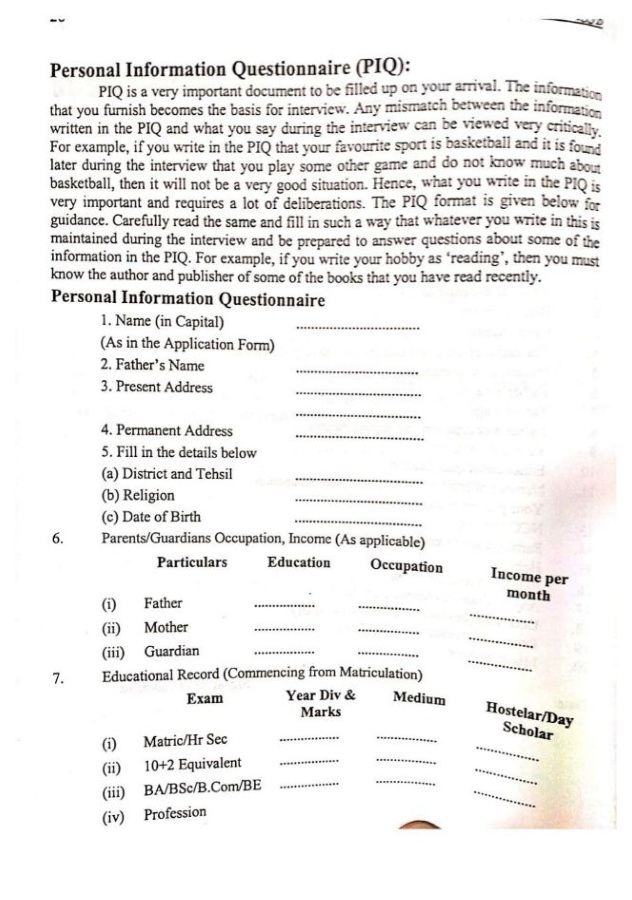
#> input picture book/pages/p-012.jpg, 632 x 900 px
$ python -i make_scanned_pdf.py   (imports and definitions only)
#> lines starting #> are read from the running program, lines starting #| are printed output that depends on the picture; after the words box and inside, x2 and y2 are one past the last pixel; in counts of white or black regions, pixels touching at a corner belong together
#> further down, picture is the input picture: shape (900, 632, 3); mean B, G, R 237.6, 238.6, 239.5
import os, glob, re, json, io, secrets, hashlib, base64, csv, subprocess
from concurrent.futures import ThreadPoolExecutor
import cv2
from PIL import Image
from cryptography.hazmat.primitives.ciphers.aead import AESGCM
# [1 line not run here, left out]
os.environ['OMP_THREAD_LIMIT'] = '1'
DIR = 'issbguide'
out = '/home/user/Asad/pma159/books/' + DIR
# [1 line not run here, left out]
fs = sorted(glob.glob('r/p-*.png'), key=lambda f: int(re.search(r'(\d+)\.png', f).group(1)))
# [1 line not run here, left out]
salt = secrets.token_bytes(16); ITER = 100000
# [1 line that did not run here, left out]
M = 34
import numpy as np
def deskew(im):
    g = cv2.cvtColor(im, cv2.COLOR_BGR2GRAY)
    sm = cv2.resize(g, None, fx=0.35, fy=0.35)
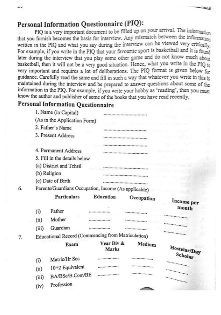
#> sm: shape (315, 221); min 11, max 255, mean 238.7
    bw = (sm < 150).astype(np.uint8) * 255
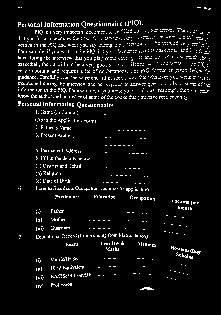
#> bw: shape (315, 221); 5.9% white in thin lines or dots, all inside (x1, y1, x2, y2) = (18, 7, 211, 290)
    best, ba = -1, 0.0
    h, w = bw.shape; c = (w / 2, h / 2)
#> after `h, w = bw.shape`: h = 315; w = 221
#> after `c = (w / 2, h / 2)`: c = (110.5, 157.5)
    for a in np.arange(-4, 4.01, 0.25):
        r = cv2.warpAffine(bw, cv2.getRotationMatrix2D(c, a, 1), (w, h), flags=cv2.INTER_NEAREST)
        sc = np.var(r.sum(axis=1).astype(np.float64))
        if sc > best: best, ba = sc, a
#> this loop made 33 passes
#> (sc, best, ba) on passes 1 to 12: (8571517.2, 8571517.2, -4), (8736257.7, 8736257.7, -3.75), (8934226, 8934226, -3.5), (9164395.8, 9164395.8, -3.25), (9302494.5, 9302494.5, -3), (9507887.7, 9507887.7, -2.75), (9710789.3, 9710789.3, -2.5), (10198397.1, 10198397.1, -2.25), (10657494.3, 10657494.3, -2), (11307108.6, 11307108.6, -1.75), (12152860.2, 12152860.2, -1.5), (13061138.1, 13061138.1, -1.25)
#> sc on passes 17 to 22: 19293014.8, 19293014.8, 16895553.4, 16039902.4, 14930150.2, 13015934.8
#> pass 1, in deskew, `r = cv2.warpAffine(bw, cv2.getRotationMatrix2D(c, a, 1), (w, h), flags..`:
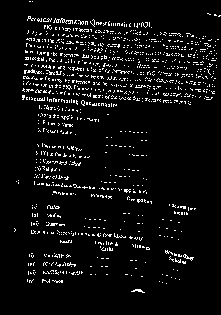
#> r: shape (315, 221); 5.9% white in thin lines or dots, all inside (x1, y1, x2, y2) = (14, 1, 221, 293)
#> pass 2, in deskew, `r = cv2.warpAffine(bw, cv2.getRotationMatrix2D(c, a, 1), (w, h), flags..`:
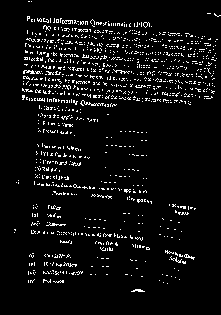
#> r: shape (315, 221); 5.9% white in thin lines or dots, all inside (x1, y1, x2, y2) = (14, 1, 221, 292)
#> pass 3, in deskew, `r = cv2.warpAffine(bw, cv2.getRotationMatrix2D(c, a, 1), (w, h), flags..`:
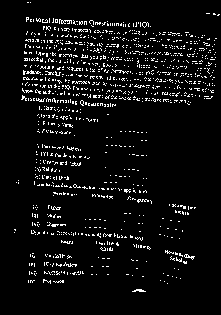
#> r: shape (315, 221); 5.9% white in thin lines or dots, all inside (x1, y1, x2, y2) = (14, 2, 220, 292)
#> after the loop, ba = -0.25; best = 19293014.8
    if abs(ba) < 0.25: return im
    H, W = im.shape[:2]
#> H = 900; W = 632
    return cv2.warpAffine(im, cv2.getRotationMatrix2D((W / 2, H / 2), ba, 1), (W, H), flags=cv2.INTER_CUBIC, borderMode=cv2.BORDER_REPLICATE)
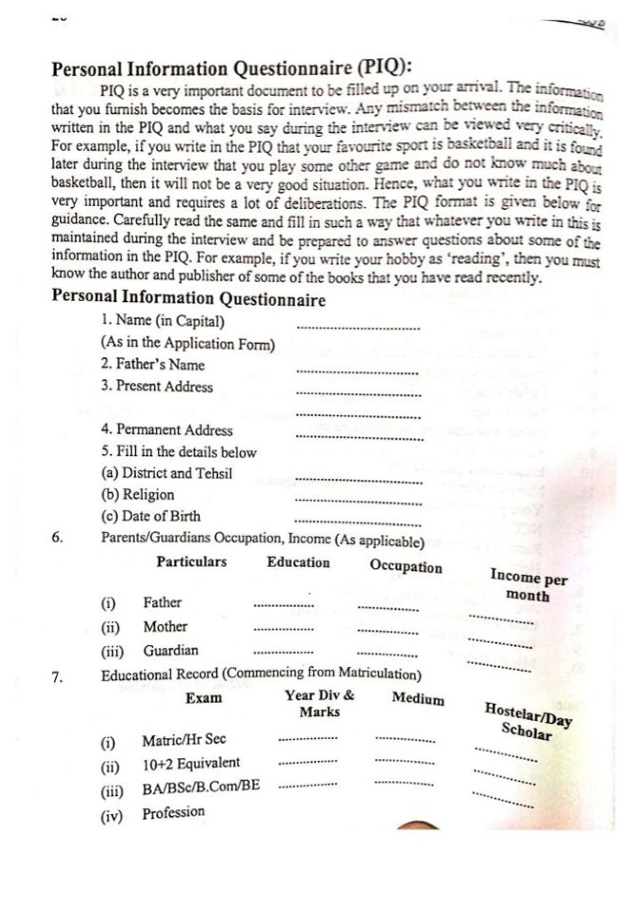
#> returned value: shape (900, 632, 3); mean of channels 0, 1, 2 237.6, 238.6, 239.4; drawn as B, G, R


def one(a):
    i, f = a
    im = cv2.imread(f)
    im = deskew(im)
    im = cv2.copyMakeBorder(im, M, M, M, M, cv2.BORDER_CONSTANT, value=(255, 255, 255)); H, W = im.shape[:2]
    cv2.rectangle(im, (16, 16), (W - 17, H - 17), (30, 74, 46), 5); cv2.rectangle(im, (27, 27), (W - 28, H - 28), (80, 160, 200), 2)
    cv2.imwrite('f/p-%03d.png' % i, im)
    # OCR for search (on the bordered page so coordinates match)
    try:
        t = subprocess.run(['tesseract', 'f/p-%03d.png' % i, 'stdout', '--psm', '3', 'tsv'], capture_output=True, timeout=180).stdout.decode('utf8', 'ignore')
    except Exception:
        t = ''
    ws = []
    for r in csv.DictReader(io.StringIO(t), delimiter='\t', quoting=csv.QUOTE_NONE):
        x = (r.get('text') or '').strip()
        if not x or float(r.get('conf', '-1')) < 40: continue
        l, tp, w, h = [int(r[k]) for k in ('left', 'top', 'width', 'height')]
        ws.append([x, round(l / W, 4), round(tp / H, 4), round(w / W, 4), round(h / H, 4)])
    p = Image.open('f/p-%03d.png' % i).convert('RGB'); p = p.resize((900, round(p.height * 900 / p.width)), Image.LANCZOS)
    b = io.BytesIO(); p.save(b, 'WEBP', quality=66, method=6)
    iv = secrets.token_bytes(12)
    open(out + '/p%03d.bin' % i, 'wb').write(iv + g.encrypt(iv, b.getvalue(), ('%s/%d' % (DIR, i)).encode()))
    return i, ws, p.size


# [2 lines not run here, left out]
# [1 line that did not run here, left out]
# [1 line that did not run here, left out]
# [1 line not run here, left out]
# [1 line that did not run here, left out]
# [2 lines not run here, left out]

>>> import cv2
>>> picture = cv2.imread('../../book/pages/p-012.jpg')
>>> result = deskew(picture)

$ run again, on book/pages/p-023.jpg
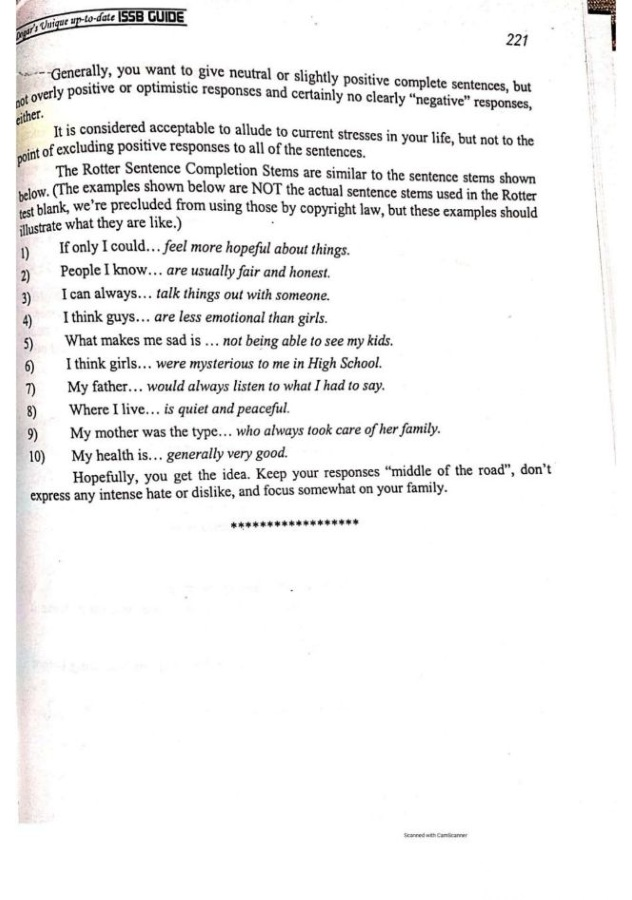
#> input picture book/pages/p-023.jpg, 632 x 900 px
#> picture is the input picture: shape (900, 632, 3); mean B, G, R 241.2, 241.4, 241.8
#> in deskew, `bw = (sm < 150).astype(np.uint8) * 255`:
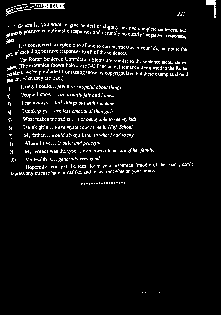
#> bw: shape (315, 221); 5.5% white in thin lines or dots, all inside (x1, y1, x2, y2) = (6, 0, 216, 293)
#> the loop in deskew, `for a in np.arange(-4, 4.01, 0.25):` made 33 passes
#> (sc, best, ba) on passes 1 to 8: (11293329.7, 11293329.7, -4), (11386176.7, 11386176.7, -3.75), (11662378.1, 11662378.1, -3.5), (11914373, 11914373, -3.25), (12630823, 12630823, -3), (13353038.6, 13353038.6, -2.75), (14101454.2, 14101454.2, -2.5), (15439654, 15439654, -2.25)
#> after the loop in deskew, `for a in np.arange(-4, 4.01, 0.25):`: ba = 0.75; best = 21332011.4
#> in deskew, `return cv2.warpAffine(im, cv2.getRotationMatrix2D((W / 2, H / 2), ba, ..`:
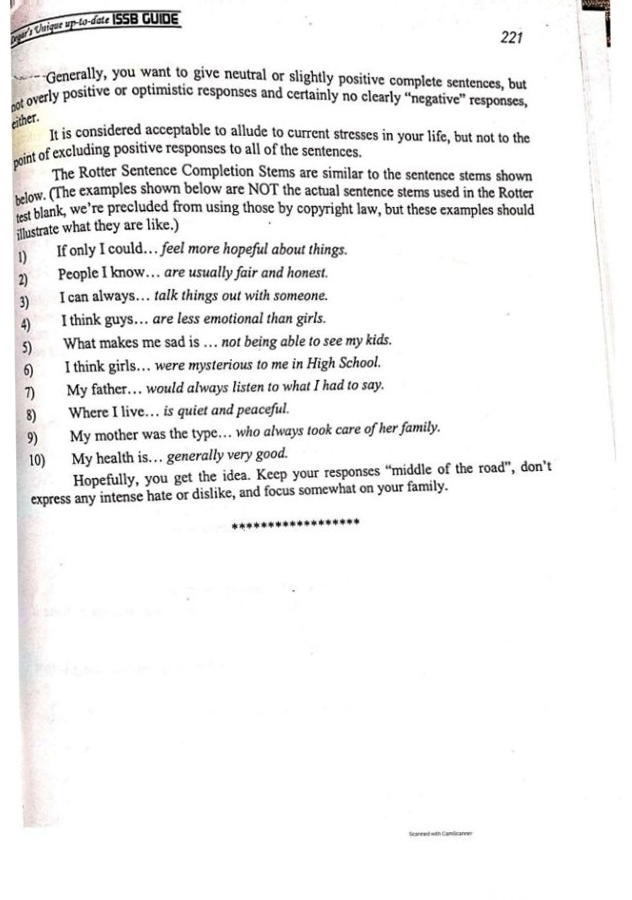
#> returned value: shape (900, 632, 3); mean of channels 0, 1, 2 241.2, 241.4, 241.8; drawn as B, G, R

$ run again, on book/pages/p-024.jpg
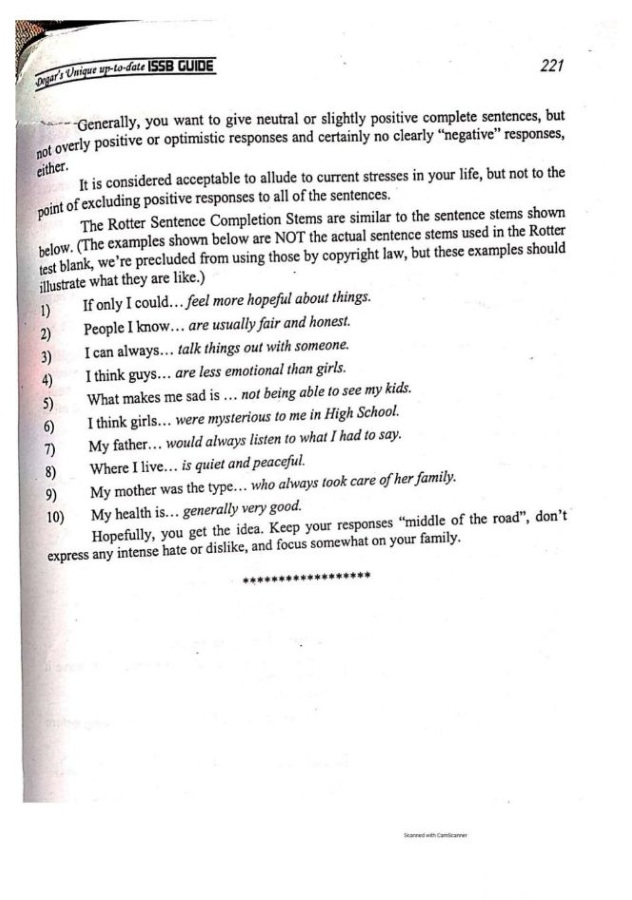
#> input picture book/pages/p-024.jpg, 632 x 900 px
#> picture is the input picture: shape (900, 632, 3); mean B, G, R 239, 239.1, 239.7
#> in deskew, `bw = (sm < 150).astype(np.uint8) * 255`:
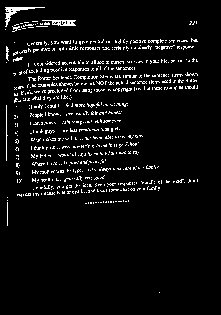
#> bw: shape (315, 221); 5.8% white in thin lines or dots, all inside (x1, y1, x2, y2) = (5, 7, 198, 293)
#> the loop in deskew, `for a in np.arange(-4, 4.01, 0.25):` made 33 passes
#> (sc, best, ba) on passes 1 to 8: (16227779.9, 16227779.9, -4), (16605562.5, 16605562.5, -3.75), (17482884, 17482884, -3.5), (18912891.3, 18912891.3, -3.25), (20358540.1, 20358540.1, -3), (21782273.4, 21782273.4, -2.75), (23577690.8, 23577690.8, -2.5), (24923690.3, 24923690.3, -2.25)
#> after the loop in deskew, `for a in np.arange(-4, 4.01, 0.25):`: ba = -1.75; best = 26661835.9
#> in deskew, `return cv2.warpAffine(im, cv2.getRotationMatrix2D((W / 2, H / 2), ba, ..`:
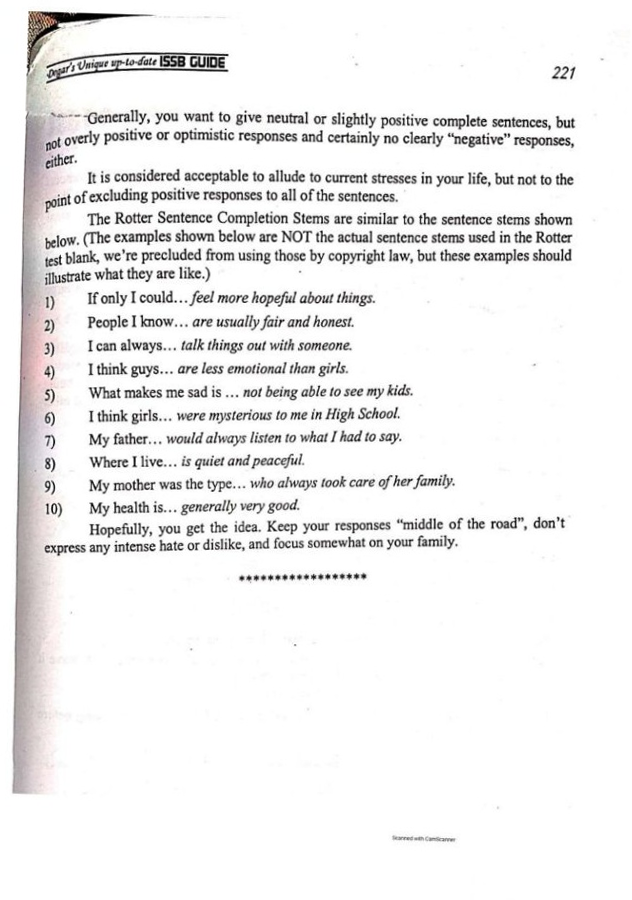
#> returned value: shape (900, 632, 3); mean of channels 0, 1, 2 239, 239, 239.6; drawn as B, G, R

$ run again, on book/pages/p-028.jpg
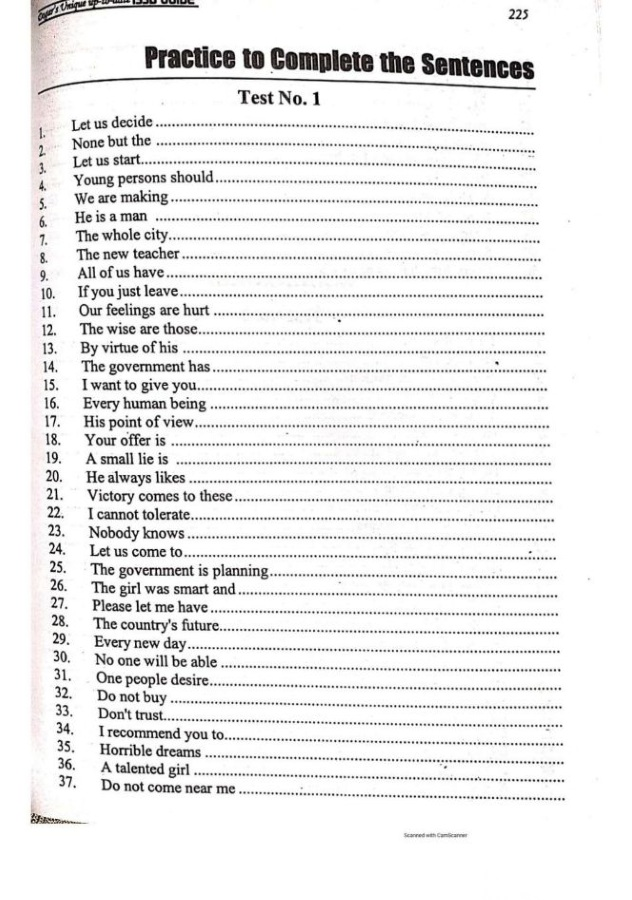
#> input picture book/pages/p-028.jpg, 632 x 900 px
#> picture is the input picture: shape (900, 632, 3); mean B, G, R 237.4, 237.4, 237.7
#> in deskew, `bw = (sm < 150).astype(np.uint8) * 255`:
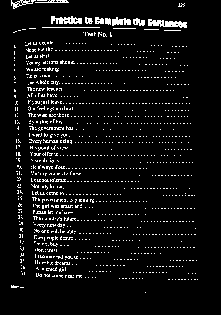
#> bw: shape (315, 221); 6.2% white in thin lines or dots, all inside (x1, y1, x2, y2) = (11, 0, 198, 293)
#> the loop in deskew, `for a in np.arange(-4, 4.01, 0.25):` made 33 passes
#> (sc, best, ba) on passes 1 to 8: (7398334.5, 7398334.5, -4), (7592263.3, 7592263.3, -3.75), (7954751.9, 7954751.9, -3.5), (8507056.4, 8507056.4, -3.25), (8945648.3, 8945648.3, -3), (9551426.4, 9551426.4, -2.75), (10695136.4, 10695136.4, -2.5), (10760201.3, 10760201.3, -2.25)
#> after the loop in deskew, `for a in np.arange(-4, 4.01, 0.25):`: ba = 1; best = 22499263.4
#> in deskew, `return cv2.warpAffine(im, cv2.getRotationMatrix2D((W / 2, H / 2), ba, ..`:
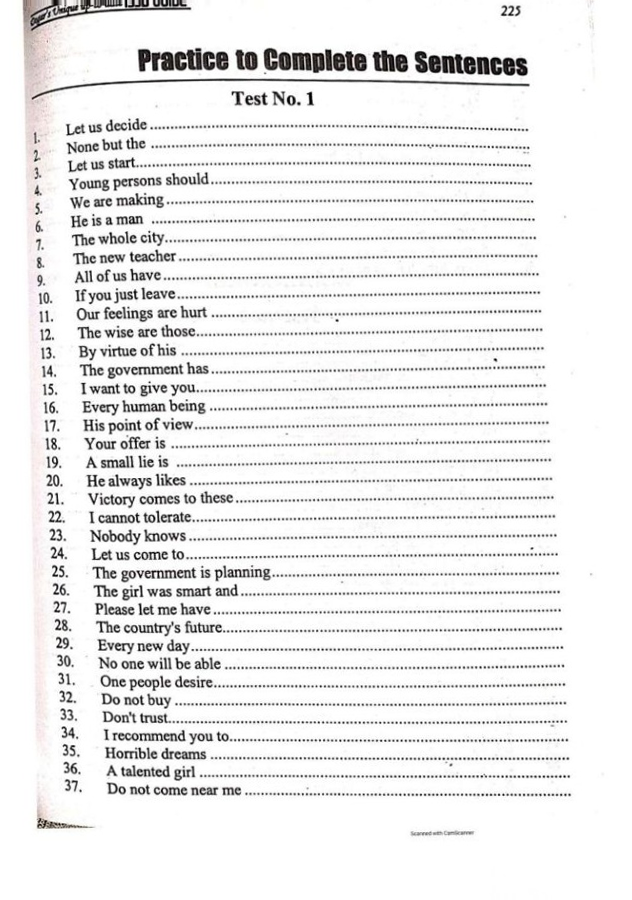
#> returned value: shape (900, 632, 3); mean of channels 0, 1, 2 237.2, 237.2, 237.6; drawn as B, G, R
